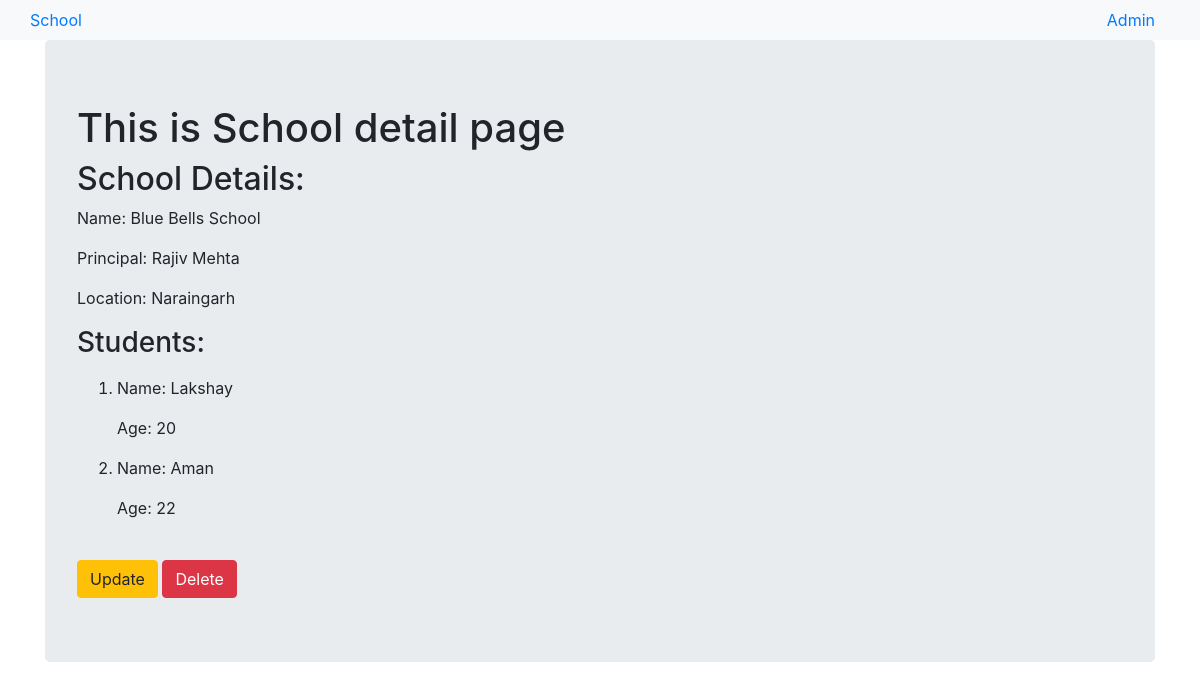
The app's page /app_one/1/, older data.
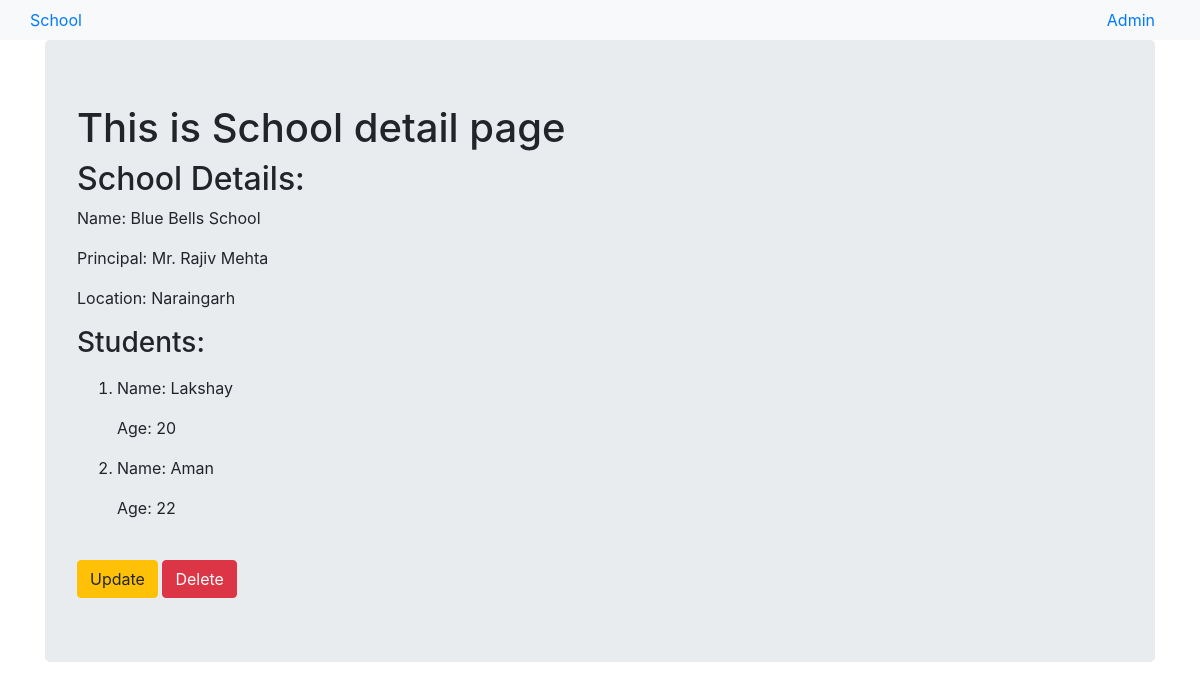
The same page, newer data.
### app_one/models.py (models this page shows, shortened)
class School(models.Model):
    name = models.CharField(max_length=256)
    principal = models.CharField(max_length=256)
    location = models.CharField(max_length=256)

class Student(models.Model):
    name = models.CharField(max_length=256)
    age = models.PositiveIntegerField()
    school = models.ForeignKey(School,related_name='students',on_delete=models.CASCADE)

### app_one/views.py (the view)
# urls.py: path('<int:pk>/',views.SchoolDetailView.as_view(),name='detail'),
class SchoolDetailView(DetailView):
    model = models.School
    template_name = 'app_one/school_detail.html'
    context_object_name = 'school_detail'

### app_one/templates/app_one/school_detail.html
{% extends 'app_one/app_one_base.html' %}
{% block body_block %}
<div class="jumbotron">
<h1>This is School detail page</h1>
    <h2>School Details: </h2>
    <p>Name: {{ school_detail.name }}</p>
    <p>Principal: {{ school_detail.principal }}</p>
    <p>Location: {{ school_detail.location }}</p>
    <h3>Students: </h3>
     <ol>
    {% for student in school_detail.students.all %}
        <p><li>Name: {{ student.name }}</li></p>
    <p>Age: {{ student.age }}</p>
    {% endfor %}
     </ol>
<br>
    <a class="btn btn-warning" href="{% url 'app_one:update' pk=school_detail.pk %}">Update</a>
    <a class="btn btn-danger" href="{% url 'app_one:delete' pk=school_detail.pk %}">Delete</a>
</div>
{% endblock %}

### app_one/templates/app_one/app_one_base.html (shortened to what this page needs)
<!DOCTYPE html>
<html>
<head>
    <link rel="stylesheet" href="https://stackpath.bootstrapcdn.com/bootstrap/4.1.3/css/bootstrap.min.css"
>
</head>
<body>
<nav class="navbar navbar-expand-lg navbar-light bg-light">
    <div class="container navbar-nav">
        <a class="nav-brand" href="{% url 'app_one:list' %}">School</a>
        <a class="nav-list" href="{% url 'admin:index' %}">Admin</a>
    </div>
</nav>
<div class="container">
    {% block body_block %}
    {% endblock %}
</div>
</body>
</html>

Row changes from the older to the newer data that the page shows:
changed School "Blue Bells School": principal "Rajiv Mehta" → "Mr. Rajiv Mehta"
